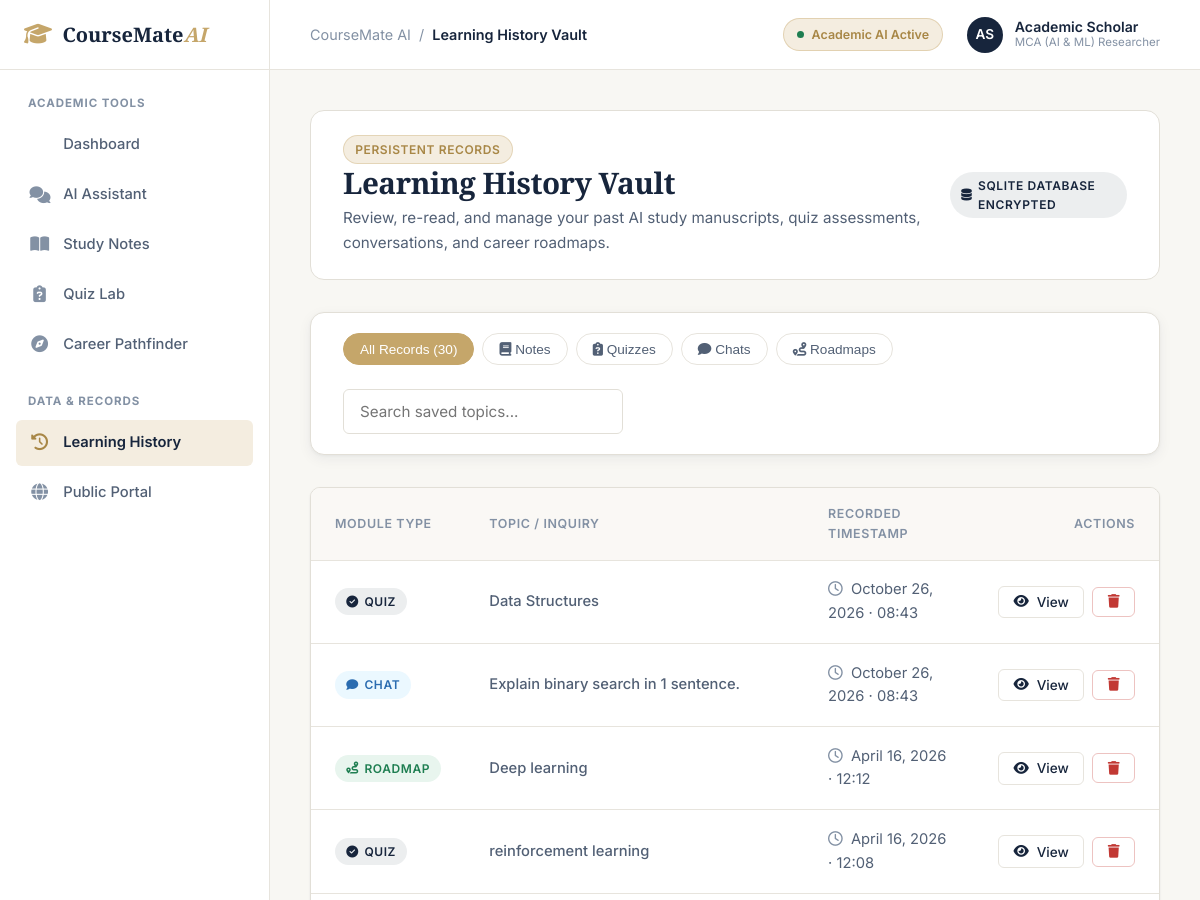
Before: /history (upper part) with the older database file.
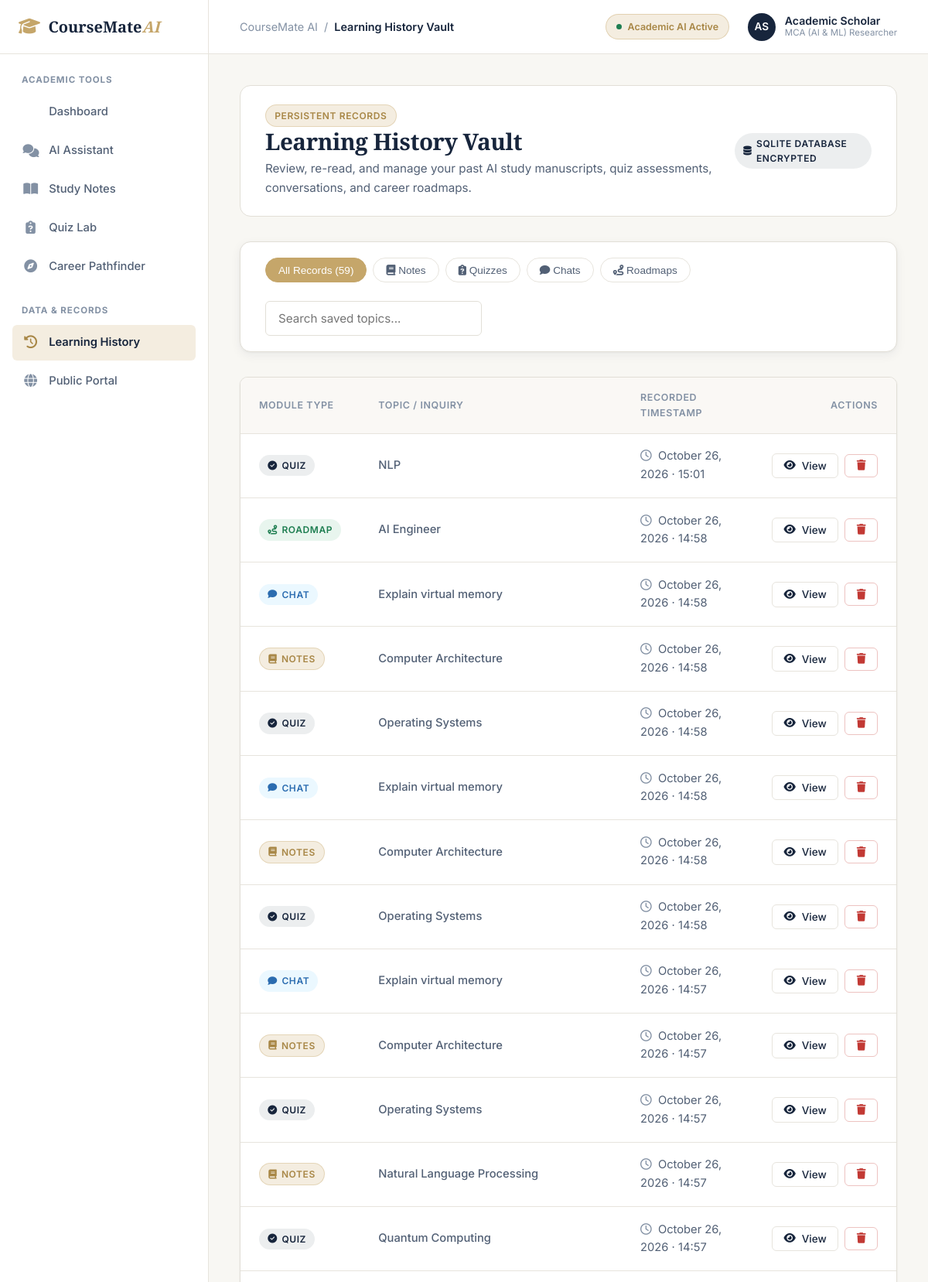
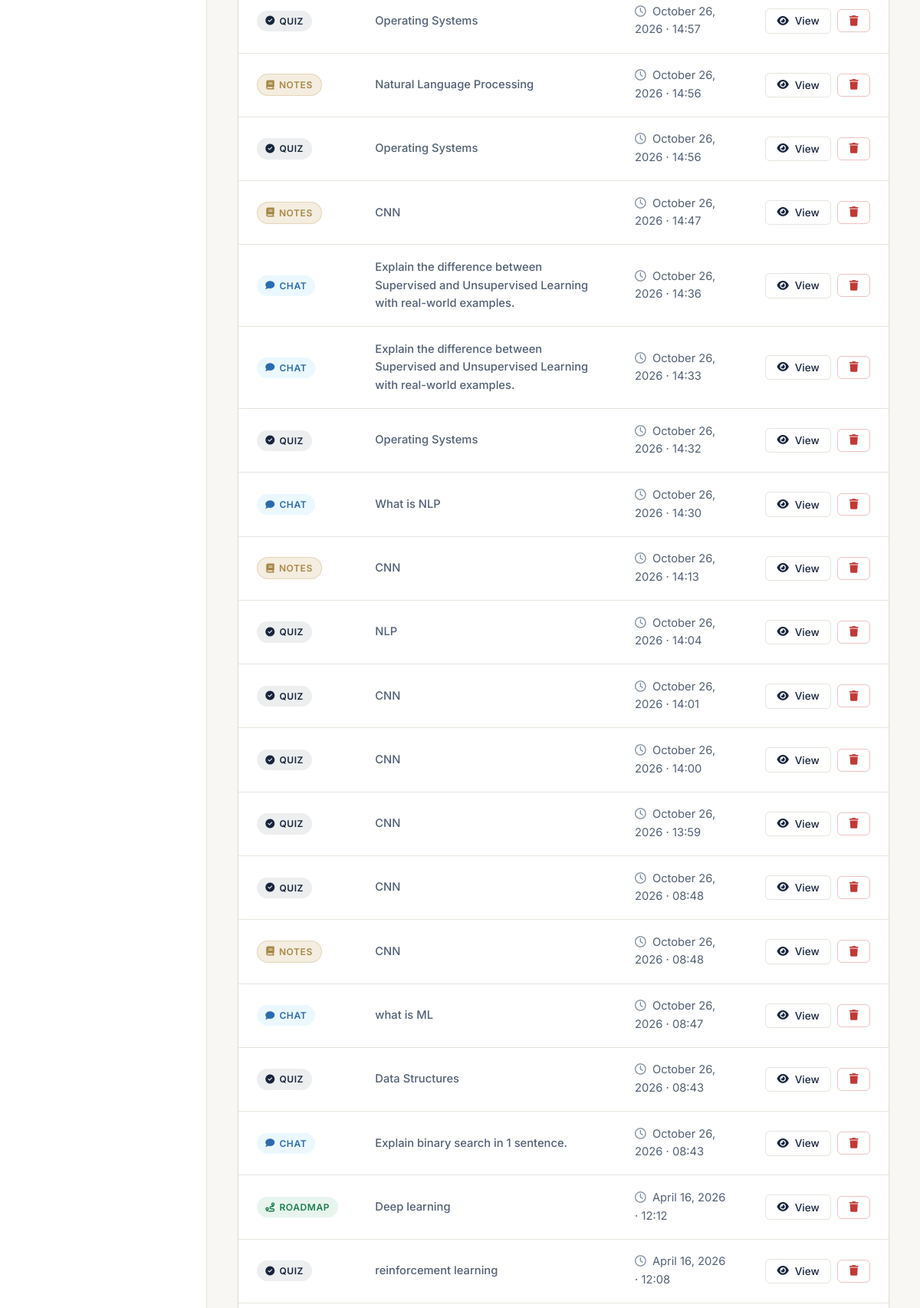
After: the same page with the newer database file (2 pictures, top to bottom).
### app.py (models this page shows, shortened)
class History(db.Model):
    __tablename__ = 'history'
    id = db.Column(db.Integer, primary_key=True)
    type = db.Column(db.String(20), nullable=False)  # 'chat', 'notes', 'quiz', 'recommendation'
    topic = db.Column(db.String(250))
    content = db.Column(db.Text, nullable=False)    # Raw text or JSON structured string
    timestamp = db.Column(db.DateTime, default=datetime.utcnow)

### app.py (the view)
@app.route('/history')
def history_page():
    items = History.query.order_by(History.timestamp.desc()).all()
    return render_template('history.html', items=items)

### templates/history.html (shortened to what this page needs)
{% extends "base.html" %}
{% block page_title %}Learning History Vault{% endblock %}
{% block content %}
<div class="academic-card-header" style="background-color: var(--surface-white); border-radius: var(--radius-lg); border: 1px solid var(--border-card); margin-bottom: 2rem; padding: 1.5rem 2rem;">
    <div>
        <span class="badge badge-gold mb-1">Persistent Records</span>
        <h1 class="editorial-heading" style="font-size: 1.85rem;">Learning History Vault</h1>
        <p style="font-size: 0.95rem; margin-top: 0.25rem;">Review, re-read, and manage your past AI study manuscripts, quiz assessments, conversations, and career roadmaps.</p>
    </div>
    <div class="badge badge-navy">
        <i class="fas fa-database"></i> SQLite Database Encrypted
    </div>
</div>
<div class="academic-card" style="margin-bottom: 2rem;">
    <div class="academic-card-body" style="padding: 1.25rem 2rem; display: flex; align-items: center; justify-content: space-between; gap: 1.5rem; flex-wrap: wrap;">
        <div class="filter-pills" id="history-type-filters">
            <button class="filter-pill active" data-type="all">All Records ({{ items|length }})</button>
            <button class="filter-pill" data-type="notes"><i class="fas fa-book"></i> Notes</button>
            <button class="filter-pill" data-type="quiz"><i class="fas fa-clipboard-question"></i> Quizzes</button>
            <button class="filter-pill" data-type="chat"><i class="fas fa-comment"></i> Chats</button>
            <button class="filter-pill" data-type="recommendation"><i class="fas fa-route"></i> Roadmaps</button>
        </div>
        <div style="min-width: 280px;">
            <input type="text" id="history-search-input" class="form-control" placeholder="Search saved topics...">
        </div>
    </div>
</div>
<div class="activity-card" id="history-container">
    {% if items and items|length > 0 %}
    <table class="activity-table" id="history-records-table">
        <thead>
            <tr>
                <th style="width: 14%;">Module Type</th>
                <th style="width: 48%;">Topic / Inquiry</th>
                <th style="width: 23%;">Recorded Timestamp</th>
                <th style="width: 15%; text-align: right;">Actions</th>
            </tr>
        </thead>
        <tbody id="history-table-body">
            {% for item in items %}
            <tr data-type="{{ item.type }}" data-topic="{{ item.topic|lower }}">
                <td>
                    {% if item.type == 'notes' %}
                    <span class="badge badge-gold"><i class="fas fa-book"></i> Notes</span>
                    {% elif item.type == 'quiz' %}
                    <span class="badge badge-navy"><i class="fas fa-check-circle"></i> Quiz</span>
                    {% elif item.type == 'chat' %}
                    <span class="badge" style="background-color: var(--info-soft); color: var(--info);"><i class="fas fa-comment"></i> Chat</span>
                    {% else %}
                    <span class="badge badge-success"><i class="fas fa-route"></i> Roadmap</span>
                    {% endif %}
                </td>
                <td class="activity-topic-cell">
                    {{ item.topic or 'Academic Inquiry' }}
                </td>
                <td>
                    <i class="far fa-clock" style="margin-right: 4px; color: var(--text-muted);"></i>
                    {{ item.timestamp.strftime('%B %d, %Y · %H:%M') if item.timestamp else 'Archived Record' }}
                </td>
                <td style="text-align: right; white-space: nowrap;">
                    <button class="btn btn-outline btn-sm view-item-btn" data-id="{{ item.id }}" title="Open full saved content">
                        <i class="fas fa-eye"></i> View
                    </button>
                    <button class="btn btn-outline btn-sm delete-item-btn" data-id="{{ item.id }}" style="color: var(--error); border-color: rgba(194, 57, 52, 0.3); margin-left: 4px;" title="Delete record">
                        <i class="fas fa-trash"></i>
                    </button>
                </td>
            </tr>
            {% endfor %}
        </tbody>
    </table>
    {% endif %}
</div>
{% endblock %}

### templates/base.html (shortened to what this page needs)
<!DOCTYPE html>
<html lang="en">
<head>
    <link rel="stylesheet" href="{{ url_for('static', filename='css/style.css') }}">
    <link rel="stylesheet" href="https://cdnjs.cloudflare.com/ajax/libs/font-awesome/6.5.1/css/all.min.css">
</head>
<body>
    <div class="app-layout">
        <aside class="app-sidebar" id="app-sidebar">
            <div class="sidebar-header">
                <a href="{{ url_for('dashboard') }}" class="sidebar-brand">
                    <i class="fas fa-graduation-cap"></i>
                    <span>CourseMate<span style="color: var(--gold-primary); font-style: italic;">AI</span></span>
                </a>
            </div>
            <div class="sidebar-menu-wrapper">
                <div class="sidebar-section-title">Academic Tools</div>
                <ul class="sidebar-menu">
                    <li class="sidebar-item">
                        <a href="{{ url_for('dashboard') }}" class="sidebar-link {% if request.path == '/dashboard' %}active{% endif %}">
                            <span>Dashboard</span>
                        </a>
                    </li>
                    <li class="sidebar-item">
                        <a href="{{ url_for('chat') }}" class="sidebar-link {% if request.path == '/chat' %}active{% endif %}">
                            <i class="fas fa-comments"></i>
                            <span>AI Assistant</span>
                        </a>
                    </li>
                    <li class="sidebar-item">
                        <a href="{{ url_for('notes') }}" class="sidebar-link {% if request.path == '/notes' %}active{% endif %}">
                            <i class="fas fa-book-open"></i>
                            <span>Study Notes</span>
                        </a>
                    </li>
                    <li class="sidebar-item">
                        <a href="{{ url_for('quiz') }}" class="sidebar-link {% if request.path == '/quiz' %}active{% endif %}">
                            <i class="fas fa-clipboard-question"></i>
                            <span>Quiz Lab</span>
                        </a>
                    </li>
                    <li class="sidebar-item">
                        <a href="{{ url_for('recommendations') }}" class="sidebar-link {% if request.path == '/recommendations' %}active{% endif %}">
                            <i class="fas fa-compass"></i>
                            <span>Career Pathfinder</span>
                        </a>
                    </li>
                </ul>
                <div class="sidebar-section-title">Data & Records</div>
                <ul class="sidebar-menu">
                    <li class="sidebar-item">
                        <a href="{{ url_for('history_page') }}" class="sidebar-link {% if request.path == '/history' %}active{% endif %}">
                            <i class="fas fa-clock-rotate-left"></i>
                            <span>Learning History</span>
                        </a>
                    </li>
                    <li class="sidebar-item">
                        <a href="{{ url_for('index') }}" class="sidebar-link">
                            <i class="fas fa-globe"></i>
                            <span>Public Portal</span>
                        </a>
                    </li>
                </ul>
            </div>
        </aside>
        <div class="app-main">
            <header class="app-topbar">
                <div class="topbar-left">
                    <div class="topbar-breadcrumbs">
                        <span>CourseMate AI</span> &nbsp;/&nbsp;
                        <span class="current-page">{% block page_title %}Workspace{% endblock %}</span>
                    </div>
                </div>
                <div class="topbar-right">
                    <div class="engine-status-badge">
                        <span class="status-dot"></span>
                        <span id="engine-status-text">Academic AI Active</span>
                    </div>
                    <div class="user-profile-chip">
                        <div class="avatar-circle">AS</div>
                        <div class="user-meta">
                            <div class="user-name">Academic Scholar</div>
                            <div class="user-role">MCA (AI & ML) Researcher</div>
                        </div>
                    </div>
                </div>
            </header>
            <main class="app-content">
                {% block content %}{% endblock %}
            </main>
        </div>
    </div>
</body>
</html>

Changed rows visible on the page:
added History: type "quiz" (drawn), topic "NLP", timestamp "October 26, 2026 · 15:01"
added History: type "recommendation" (drawn), topic "AI Engineer", timestamp "October 26, 2026 · 14:58"
added History: type "chat" (drawn), topic "Explain virtual memory", timestamp "October 26, 2026 · 14:58"
added History: type "notes" (drawn), topic "Computer Architecture", timestamp "October 26, 2026 · 14:58"
added History: type "quiz" (drawn), topic "Operating Systems", timestamp "October 26, 2026 · 14:58"
added History: type "chat" (drawn), topic "Explain virtual memory", timestamp "October 26, 2026 · 14:58"
added History: type "notes" (drawn), topic "Computer Architecture", timestamp "October 26, 2026 · 14:58"
added History: type "quiz" (drawn), topic "Operating Systems", timestamp "October 26, 2026 · 14:58"
added History: type "chat" (drawn), topic "Explain virtual memory", timestamp "October 26, 2026 · 14:57"
added History: type "notes" (drawn), topic "Computer Architecture", timestamp "October 26, 2026 · 14:57"
added History: type "quiz" (drawn), topic "Operating Systems", timestamp "October 26, 2026 · 14:57"
added History: type "notes" (drawn), topic "Natural Language Processing", timestamp "October 26, 2026 · 14:57"
added History: type "quiz" (drawn), topic "Quantum Computing", timestamp "October 26, 2026 · 14:57"
added History: type "quiz" (drawn), topic "Operating Systems", timestamp "October 26, 2026 · 14:57"
added History: type "notes" (drawn), topic "Natural Language Processing", timestamp "October 26, 2026 · 14:56"
added History: type "quiz" (drawn), topic "Operating Systems", timestamp "October 26, 2026 · 14:56"
added History: type "notes" (drawn), topic "CNN", timestamp "October 26, 2026 · 14:47"
added History: type "chat" (drawn), topic "Explain the difference between Supervised and Unsupervised Learning with real-world examples.", timestamp "October 26, 2026 · 14:36"
added History: type "chat" (drawn), topic "Explain the difference between Supervised and Unsupervised Learning with real-world examples.", timestamp "October 26, 2026 · 14:33"
added History: type "quiz" (drawn), topic "Operating Systems", timestamp "October 26, 2026 · 14:32"
added History: type "chat" (drawn), topic "What is NLP", timestamp "October 26, 2026 · 14:30"
added History: type "notes" (drawn), topic "CNN", timestamp "October 26, 2026 · 14:13"
added History: type "quiz" (drawn), topic "NLP", timestamp "October 26, 2026 · 14:04"
added History: type "quiz" (drawn), topic "CNN", timestamp "October 26, 2026 · 14:01"
added History: type "quiz" (drawn), topic "CNN", timestamp "October 26, 2026 · 14:00"
added History: type "quiz" (drawn), topic "CNN", timestamp "October 26, 2026 · 13:59"
added History: type "quiz" (drawn), topic "CNN", timestamp "October 26, 2026 · 08:48"
added History: type "notes" (drawn), topic "CNN", timestamp "October 26, 2026 · 08:48"
added History: type "chat" (drawn), topic "what is ML", timestamp "October 26, 2026 · 08:47"
Other visible differences:
{{ items|length }}: "30" → "59"
